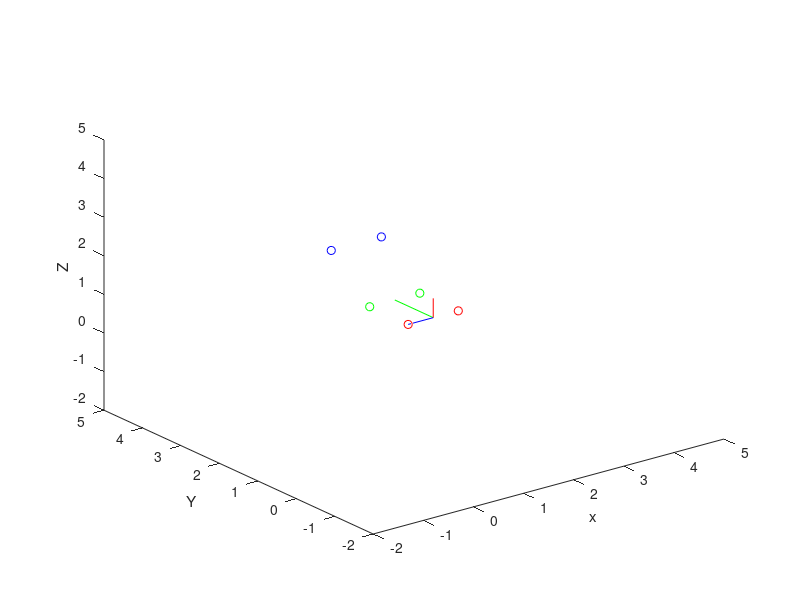

This figure's MATLAB source:
clear all;

% Creating four points emulating marker from distal segments
point1d = [1 1 1];
point2d = [2 1 1];
point3 = [2 2 1];
point4 = [1 2 1];

% Creating  points emulating marker from proximal segments
point1p = [2 3 2];
point2p = [1 3 2]; 

% Plotting 4 points
figure;
plot3(point1d(1),point1d(2),point1d(3),'or');
hold on;
plot3(point2d(1),point2d(2),point2d(3),'or');
plot3(point3(1),point3(2),point3(3),'og');
plot3(point4(1),point4(2),point4(3),'og');

plot3(point1p(1),point1p(2),point1p(3),'ob');
plot3(point2p(1),point2p(2),point2p(3),'ob');

xlabel(' x ');
ylabel(' Y ');
zlabel(' Z ');
xlim([-2 5])
ylim([-2 5])
zlim([-2 5])


% Creating distal segment axis
distal_origin  = (point1d + point2d)/2;
distal_end  = (point3 + point4)/2;

distal_y_v = distal_end - distal_origin;
distal_y_v_p = [distal_origin; distal_origin+distal_y_v];
distal_y_uv = distal_y_v./vecnorm(distal_y_v);

distal_z_v = point2d - distal_origin;
distal_z_v_p = [distal_origin; distal_origin+distal_z_v];
distal_z_uv = distal_y_v./vecnorm(distal_y_v);

distal_x_v = cross(distal_z_v, distal_y_v);
distal_x_v_p = [distal_origin; distal_origin+distal_x_v];
distal_x_uv = distal_x_v./vecnorm(distal_x_v);

distal_z_v = cross(distal_x_v, distal_y_v);
distal_z_v_p = [distal_origin; distal_origin+distal_z_v];
distal_z_uv = distal_y_v./vecnorm(distal_y_v);

plot3(distal_y_v_p(:,1),distal_y_v_p(:,2),distal_y_v_p(:,3),'g', 'LineWidth',0.5);
plot3(distal_z_v_p(:,1),distal_z_v_p(:,2),distal_z_v_p(:,3),'b', 'LineWidth',0.5);
plot3(distal_x_v_p(:,1),distal_x_v_p(:,2),distal_x_v_p(:,3),'r', 'LineWidth',0.5);

% Creating proximal segment axis
proximal_origin  = (point3 + point4)/2;
proximal_end  = (point1p + point2p)/2;
